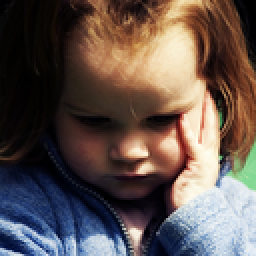
#> input picture btl_XLA/web_base/assets/images/00943.png, 128 x 128 px, found by its file name (shown 2 times larger)
$ python HOG.py   (older library calls are emulated)
#> lines starting #> are read from the running program, lines starting #| are printed output that depends on the picture; after the words box and inside, x2 and y2 are one past the last pixel; in counts of white or black regions, pixels touching at a corner belong together
#> further down, img is the input picture: shape (128, 128, 3); mean B, G, R 78.4, 83.4, 97.1
'''
 g = sqrt { g^2_x + g^2_y } theta = arctan c{g_y}{g_x}


Tiền xử lý
Tính gradient  (Đối với hình ảnh màu, gradient của ba kênh(red, green và blue) được đánh giá.
                   Độ lớn của gradient tại một điểm ảnh là
                   giá trị lớn nhất của cường độ gradient của ba kênh,
                   và góc là góc tương ứng với gradient tối đa.)
                   góc từ 0-180
Tính vector đặc trưng cho từng ô (cells) : histogram cua cell theo độ lớn mag

Chuẩn hóa khối (blocks)
Tính toán vector HOG
 '''

import cv2
import os
import numpy as np
from numpy import maximum
from skimage  import feature
def read_data(folder):
   images = []
   for filename in os.listdir(folder):
      img = cv2.imread(os.path.join(folder, filename),1)
      if img is not None:
        images.append(img)
   return images

def HOG_one(img,w_cell,w_block,n_bin):
#> called with w_cell = 8, w_block = 2, n_bin = 9
    w = img.shape[0]
#> w = 128
    h = img.shape[1]
#> h = 128

    # matrix constrain cell (8x8)
    #đạo hàm theo x và y
    dx = cv2.Sobel(img, cv2.CV_64F, 1, 0, ksize=3)  # ảnh sau đạo hàm theo trục x
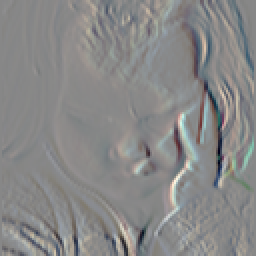
#> dx: shape (128, 128, 3) float64 (shown 2 times larger); mean B, G, R 3.8, 5.7, 5.9; drawn with min black and max white
    dy = cv2.Sobel(img, cv2.CV_64F, 0, 1, ksize=3)  # ảnh sau đạo hàm theo trục y
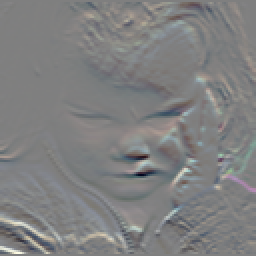
#> dy: shape (128, 128, 3) float64 (shown 2 times larger); mean B, G, R 7.7, 5, 2.5; drawn with min black and max white

    mag_3 = np.sqrt(np.square(dx) + np.square(dy))  # độ lớn bằng căn bậc hai x*x+y*y

    angel_3 = np.arctan(np.divide(dy, dx + 0.00001))  # radian
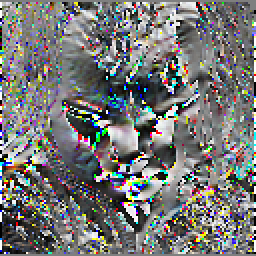
#> angel_3: shape (128, 128, 3) float64 (shown 2 times larger); mean B, G, R -0.119, -0.109, -0.117; drawn with min black and max white
    angel_3 = np.degrees(angel_3)  # -90 -> 90
    angel_3 += 90  # 0 -> 180
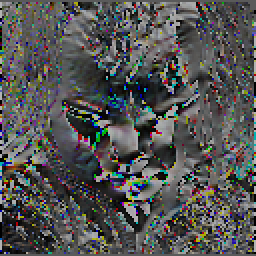
#> angel_3: shape (128, 128, 3) float64 (shown 2 times larger); mean B, G, R 83.2, 83.7, 83.3

    # matrix w x h x 3
    # chuan hoa dau ra đưa về ma trận  2 chiều
    # mag = max(mag_r,mag_g,mag_b)
    # angel = angel[index(max(mag_r,mag_g,mag_b))]
    # lấy giá trị lớn nhất trong r g b  theo độ lớn

    index = np.where(mag_3[:, :, 0] >= mag_3[:, :, 1], 0, 1)
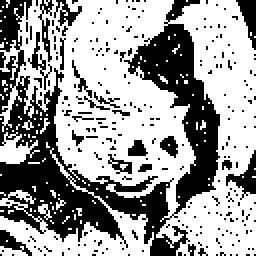
#> index: shape (128, 128) int64 (shown 2 times larger); values 0 (black) and 1 (white), 61.6% white; 266 black regions (250 under 20 px), largest, box (x1, y1, x2, y2) and area: (0, 0, 110, 128) 4800, (113, 75, 128, 100) 140, (118, 0, 128, 25) 127
    angel = np.where(mag_3[:, :, 0] >= mag_3[:, :, 1], angel_3[:, :, 0], angel_3[:, :, 1])
    mag = maximum(mag_3[:, :, 0], mag_3[:, :, 1]);

    index = np.where(mag >= mag_3[:, :, 2], index, 2)
    angel = np.where(mag >= mag_3[:, :, 2], angel, angel_3[:, :, 2])
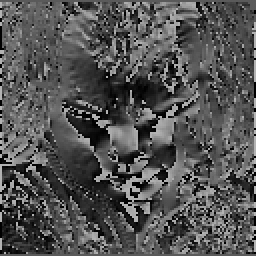
#> angel: shape (128, 128) float64 (shown 2 times larger); min 1.79e-06, max 180, mean 82.9
    mag = maximum(mag, mag_3[:, :, 2])
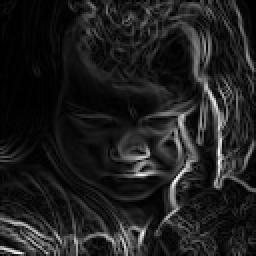
#> mag: shape (128, 128) float64 (shown 2 times larger); min 0, max 927.2, mean 114.2; drawn with min black and max white

    # tính histogram theo mag của từng cell
    # chia cell ra để láy thuộc tính cục bộ
    n_cellx = int(w / w_cell)
#> n_cellx = 16
    n_celly = int(h / w_cell)
#> n_celly = 16
    hist_tensor = np.zeros([n_cellx, n_celly, n_bin])  # 16 x 8 x 9
    for cx in range(n_cellx):
        for cy in range(n_celly):
            ori_t = angel[cy * w_cell:cy * w_cell + w_cell,
                    cx * w_cell:cx * w_cell + w_cell]  # lấy ma trận 8x8 trong góc
            mag_t = mag[cy * w_cell:cy * w_cell + w_cell,
                    cx * w_cell:cx * w_cell + w_cell]  # lấy ma trận 8x8 trong độ lớn
            hist, _ = np.histogram(ori_t, bins=n_bin, range=(0, 180), weights=mag_t)  # 1-D vector, 9 elements
            #
            hist_tensor[cy, cx, :] = hist
     # print(hist_tensor.shape)
    # chuẩn hóa đầu ra
    # phép đạo hàm rất nhạy với sự thay đổi ánh sáng nên cần chuẩn hóa
    n_blockx = n_cellx - w_block + 1
#> n_blockx = 15
    n_blocky = n_celly - w_block + 1
#> n_blocky = 15
    deep = (w_block * w_block * n_bin)
    vector = np.zeros([n_blockx, n_blocky, deep])  # moi cell co n_bin , moi block co w_block *w_block cell

    for row in range(n_blockx):
        for col in range(n_blocky):
            arr = hist_tensor[row:row + w_block, col:col + w_block, :] # trích ra các cell
            arr = arr.reshape(deep)
            norm = ((sum(arr * arr)) ** (1 / 2))
            arr = arr / norm
            vector[row, col, :] = arr

    return vector.reshape(n_blockx*n_blocky*deep)
def HOG(img_arr,w_cell,w_block,n_bin):
    vec = []
    for i in range(len(img_arr)):
        tem = HOG_one(img_arr[i],w_cell,w_block,n_bin)
        vec.append(tem)
    return np.asarray(vec)

def distance(hist1, matrix_hist):
    dis = matrix_hist-hist1
    dis *= dis
    return sum(dis.T)

img = cv2.imread("C:\\Users\\tiem.nv164039\\Desktop\\images\\00943.png", 1);
h = HOG_one(img,8,2,9)
#> h = 8100 values, max 0.898 at index 2315, min 0 at index 28, mean 0.101
# [13 lines of commented-out code are left out]
cv2.imshow('anh goc',img)
# for i in range(len(index)):
#     cv2.imshow('anh'+str(i),img_arr[index[i]]);

#> (the run stopped early here; a loop or call above may not have finished)

$ run again, with btl_XLA/web_base/assets/images/00944.png copied over btl_XLA/web_base/assets/images/00943.png
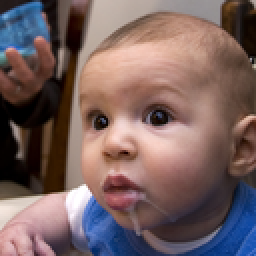
#> input picture btl_XLA/web_base/assets/images/00944.png, 128 x 128 px, found by its file name (shown 2 times larger)
#> img is the input picture: shape (128, 128, 3); mean B, G, R 96.7, 98, 120
#> in HOG_one, `index = np.where(mag_3[:, :, 0] >= mag_3[:, :, 1], 0, 1)`:
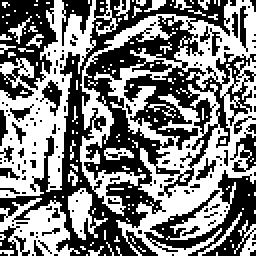
#> index: shape (128, 128) int64 (shown 2 times larger); values 0 (black) and 1 (white), 49.5% white; 153 white regions (139 under 20 px), largest, box (x1, y1, x2, y2) and area: (40, 0, 128, 128) 4420, (0, 0, 59, 99) 2017, (0, 99, 40, 128) 585
#> in HOG_one, `mag = maximum(mag, mag_3[:, :, 2])`:
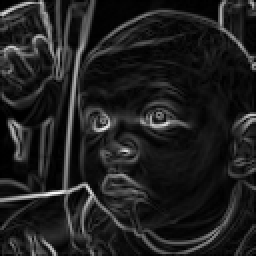
#> mag: shape (128, 128) float64 (shown 2 times larger); min 0, max 775, mean 97.7; drawn with min black and max white
#> `h = HOG_one(img,8,2,9)`: h = 8100 values, max 0.99 at index 250, min 0 at index 1, mean 0.0952

$ run again, with btl_XLA/web_base/assets/images/00945.png copied over btl_XLA/web_base/assets/images/00943.png
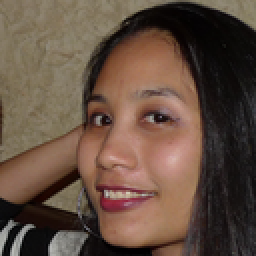
#> input picture btl_XLA/web_base/assets/images/00945.png, 128 x 128 px, found by its file name (shown 2 times larger)
#> img is the input picture: shape (128, 128, 3); mean B, G, R 65.1, 78.7, 99.6
#> in HOG_one, `index = np.where(mag_3[:, :, 0] >= mag_3[:, :, 1], 0, 1)`:
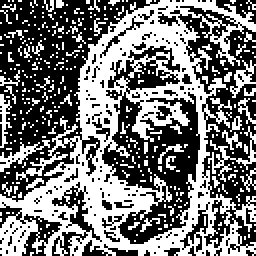
#> index: shape (128, 128) int64 (shown 2 times larger); values 0 (black) and 1 (white), 46.3% white; 338 white regions (324 under 20 px), largest, box (x1, y1, x2, y2) and area: (0, 0, 128, 128) 5963, (104, 63, 128, 91) 137, (0, 70, 25, 86) 109
#> in HOG_one, `mag = maximum(mag, mag_3[:, :, 2])`:
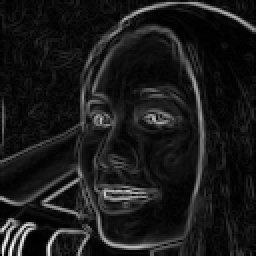
#> mag: shape (128, 128) float64 (shown 2 times larger); min 0, max 732.7, mean 75.8; drawn with min black and max white
#> `h = HOG_one(img,8,2,9)`: h = 8100 values, max 0.989 at index 1018, min 0 at index 318, mean 0.099

$ run again, with btl_XLA/web_base/assets/images/00946.png copied over btl_XLA/web_base/assets/images/00943.png
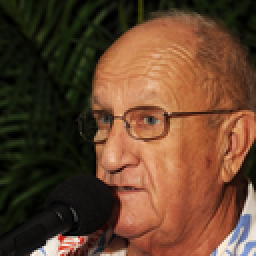
#> input picture btl_XLA/web_base/assets/images/00946.png, 128 x 128 px, found by its file name (shown 2 times larger)
#> img is the input picture: shape (128, 128, 3); mean B, G, R 45, 66.9, 99.3
#> in HOG_one, `mag = maximum(mag, mag_3[:, :, 2])`:
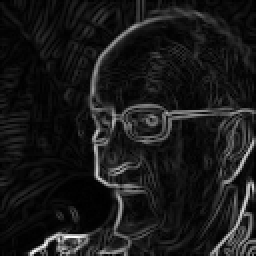
#> mag: shape (128, 128) float64 (shown 2 times larger); min 0, max 945.1, mean 95.5; drawn with min black and max white
#> `h = HOG_one(img,8,2,9)`: h = 8100 values, max 0.977 at index 1338, min 0 at index 5, mean 0.105
